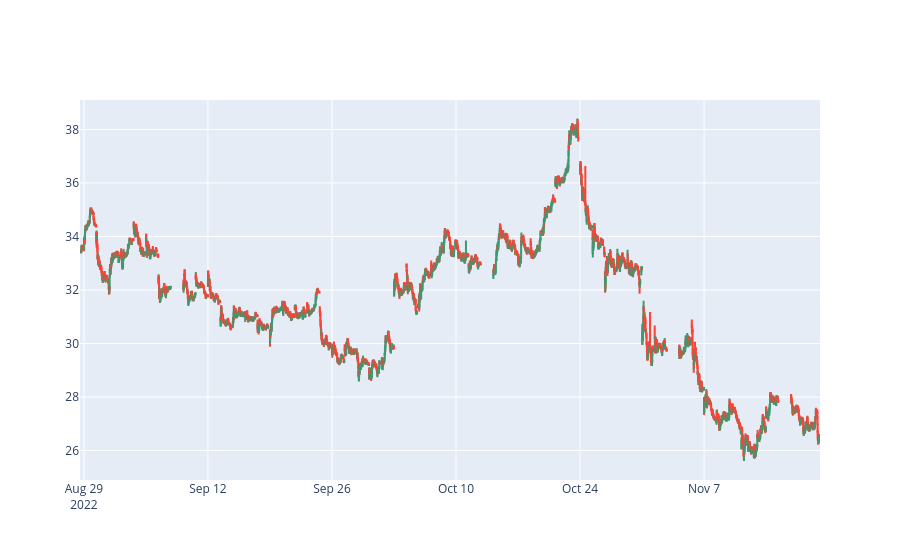

Here is the notebook cell this chart was saved with:
### Code cell
import plotly.graph_objects as go

fig = go.Figure(data=[go.Candlestick(x=df.index,
                                        open=df.open,
                                     high=df.high,
                                     low=df.low,
                                     close=df.close)])

fig.update_xaxes(rangebreaks=[dict(bounds=[18, 10], pattern='hour'), dict(bounds=['sat', 'mon'])])
fig.update_layout(height=800, xaxis_rangeslider_visible=False)

fig.show()

### Figure 1 — Plotly figure (JSON) as saved in the notebook; plotly's stock layout.template omitted (floating-point values rounded to 4 significant figures; data arrays with more than 128 entries replaced by an {"elided": "..."} marker saying what was removed)
{"data": [{"close": {"elided": "5000 float values"}, "high": {"elided": "5000 float values"}, "low": {"elided": "5000 float values"}, "open": {"elided": "5000 float values"}, "type": "candlestick", "x": {"elided": "5000 str values"}}], "layout": {"autosize": true, "xaxis": {"autorange": true, "range": ["2022-08-26 15:27:30", "2022-11-18 12:47:30"], "rangebreaks": [{"bounds": [18, 10], "pattern": "hour"}, {"bounds": ["sat", "mon"]}], "rangeslider": {"visible": false, "yaxis": {}}, "type": "date"}, "yaxis": {"autorange": true, "range": [24.9, 39.1]}}}
